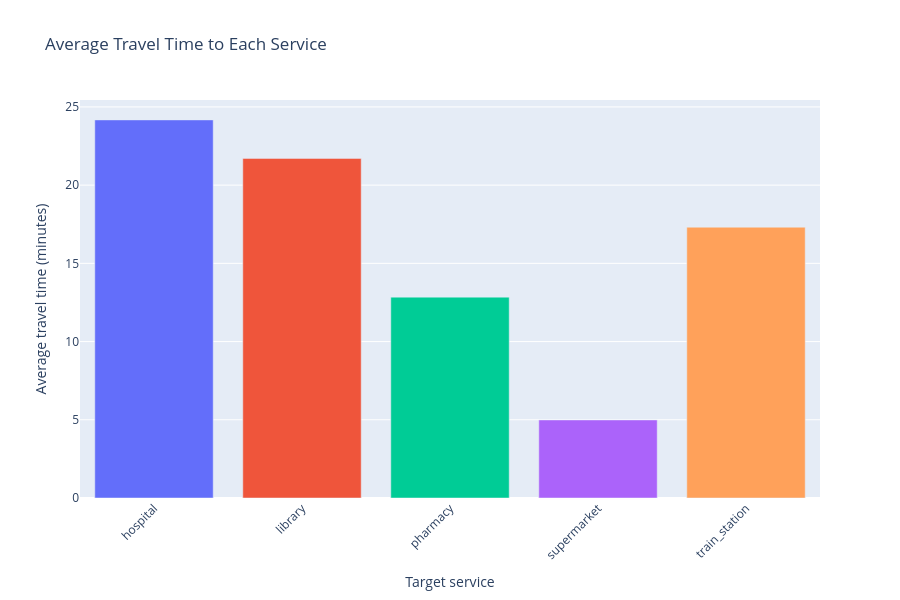

The code cell stored with this chart in its notebook:
### Markdown cell above
### 4. Interactive service travel-time comparison ###

### Code cell
if accessibility.empty:
    print("No accessibility data available.")
else:

    service_summary = (
        accessibility
        .groupby("service")["travel_time_min"]
        .agg(
            mean="mean",
            median="median",
            minimum="min",
            maximum="max",
            records="count",
        )
        .reset_index()
    )

    service_summary["mean"] = service_summary["mean"].round(2)
    service_summary["median"] = service_summary["median"].round(2)

    display(service_summary)

    fig = px.bar(
        service_summary,
        x="service",
        y="mean",
        color="service",
        hover_data=[
            "median",
            "minimum",
            "maximum",
            "records",
        ],
        title="Average Travel Time to Each Service",
        labels={
            "service": "Target service",
            "mean": "Average travel time (minutes)",
        },
    )

    fig.update_layout(
        xaxis_tickangle=-45,
        showlegend=False,
        height=600,
    )

    fig.show()

    fig.write_html(
        MAP_DIR / "service_accessibility_bar.html",
        include_plotlyjs="cdn",
    )

### Figure 1 — Plotly figure (JSON) as saved in the notebook; plotly's stock layout.template omitted (floating-point values rounded to 4 significant figures)
{"data": [{"customdata": [[23.82, 7.005, 47.57, 22.0]], "hovertemplate": "Target service=%{x}<br>Average travel time (minutes)=%{y}<br>median=%{customdata[0]}<br>minimum=%{customdata[1]}<br>maximum=%{customdata[2]}<br>records=%{customdata[3]}<extra></extra>", "legendgroup": "hospital", "marker": {"color": "#636efa", "pattern": {"shape": ""}}, "name": "hospital", "orientation": "v", "showlegend": true, "textposition": "auto", "type": "bar", "x": ["hospital"], "xaxis": "x", "y": [24.17], "yaxis": "y"}, {"customdata": [[21.4, 5.663, 42.87, 22.0]], "hovertemplate": "Target service=%{x}<br>Average travel time (minutes)=%{y}<br>median=%{customdata[0]}<br>minimum=%{customdata[1]}<br>maximum=%{customdata[2]}<br>records=%{customdata[3]}<extra></extra>", "legendgroup": "library", "marker": {"color": "#EF553B", "pattern": {"shape": ""}}, "name": "library", "orientation": "v", "showlegend": true, "textposition": "auto", "type": "bar", "x": ["library"], "xaxis": "x", "y": [21.71], "yaxis": "y"}, {"customdata": [[10.18, 2.655, 29.21, 22.0]], "hovertemplate": "Target service=%{x}<br>Average travel time (minutes)=%{y}<br>median=%{customdata[0]}<br>minimum=%{customdata[1]}<br>maximum=%{customdata[2]}<br>records=%{customdata[3]}<extra></extra>", "legendgroup": "pharmacy", "marker": {"color": "#00cc96", "pattern": {"shape": ""}}, "name": "pharmacy", "orientation": "v", "showlegend": true, "textposition": "auto", "type": "bar", "x": ["pharmacy"], "xaxis": "x", "y": [12.84], "yaxis": "y"}, {"customdata": [[2.4, 0.0, 14.05, 22.0]], "hovertemplate": "Target service=%{x}<br>Average travel time (minutes)=%{y}<br>median=%{customdata[0]}<br>minimum=%{customdata[1]}<br>maximum=%{customdata[2]}<br>records=%{customdata[3]}<extra></extra>", "legendgroup": "supermarket", "marker": {"color": "#ab63fa", "pattern": {"shape": ""}}, "name": "supermarket", "orientation": "v", "showlegend": true, "textposition": "auto", "type": "bar", "x": ["supermarket"], "xaxis": "x", "y": [4.99], "yaxis": "y"}, {"customdata": [[19.87, 2.078, 32.64, 22.0]], "hovertemplate": "Target service=%{x}<br>Average travel time (minutes)=%{y}<br>median=%{customdata[0]}<br>minimum=%{customdata[1]}<br>maximum=%{customdata[2]}<br>records=%{customdata[3]}<extra></extra>", "legendgroup": "train_station", "marker": {"color": "#FFA15A", "pattern": {"shape": ""}}, "name": "train_station", "orientation": "v", "showlegend": true, "textposition": "auto", "type": "bar", "x": ["train_station"], "xaxis": "x", "y": [17.31], "yaxis": "y"}], "layout": {"barmode": "relative", "height": 600, "legend": {"title": {"text": "Target service"}, "tracegroupgap": 0}, "showlegend": false, "title": {"text": "Average Travel Time to Each Service"}, "xaxis": {"anchor": "y", "categoryarray": ["hospital", "library", "pharmacy", "supermarket", "train_station"], "categoryorder": "array", "domain": [0, 1], "tickangle": -45, "title": {"text": "Target service"}}, "yaxis": {"anchor": "x", "domain": [0, 1], "title": {"text": "Average travel time (minutes)"}}}}
